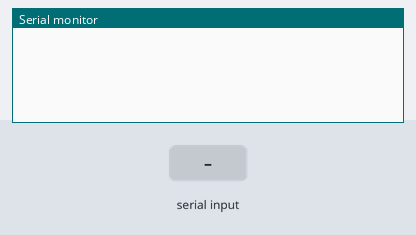
The sketch below on a simulated Arduino Uno, built with avr-gcc and run on an emulated ATmega328P. Shown: the last lines printed to the serial monitor. Inputs (shaded band) come from the test bench.

Above: at 1.2 s.
1.3 s: "1" received over the second serial link
At 2.8 s:
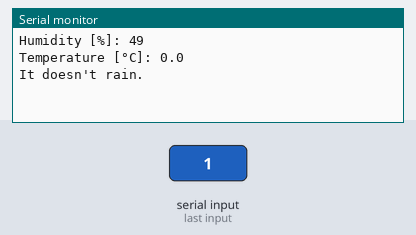
3.8 s: "0" received over the second serial link
At 5.2 s:
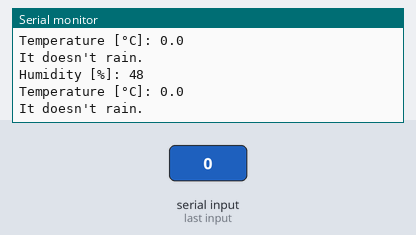
5.3 s: "2" received over the second serial link
At 7.0 s:
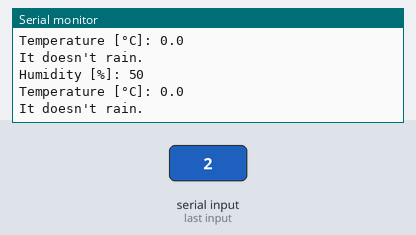

The sketch:

LoRa_RX_20250128_1.ino
```cpp
#include <SoftwareSerial.h>
#define INTERVAL 5000
unsigned long lastMillis = 0;
int keyPin = 5;
struct weatherData {
  int humidity;
  float temperature;
  bool rain;
};
weatherData currentWeather = { 0, 0.0, false };
SoftwareSerial hc14(10,11);
void setup() {
  pinMode(keyPin, INPUT);
  Serial.begin(9600);
  hc14.begin(9600);
}
void loop() { // run over and over
  if(hc14.available()){
    hc14.readBytes((byte*)&currentWeather, sizeof(currentWeather));
    Serial.print("Humidity [%]: ");
    Serial.println(currentWeather.humidity);
    Serial.print("Temperature [°C]: ");
    Serial.println(currentWeather.temperature, 1);
    if(currentWeather.rain){
      Serial.println("It's raining.");
    }
    else{
      Serial.println("It doesn't rain.");
    }
    Serial.println();
  }
}
```

Measured:
- after the input at 1.3 s, the serial monitor: prints a new line after 1.0 s (image 1)
- after the input at 3.8 s, the serial monitor: prints a new line after 1.0 s (image 2)
- after the input at 5.3 s, the serial monitor: prints a new line after 1.0 s (image 3)
